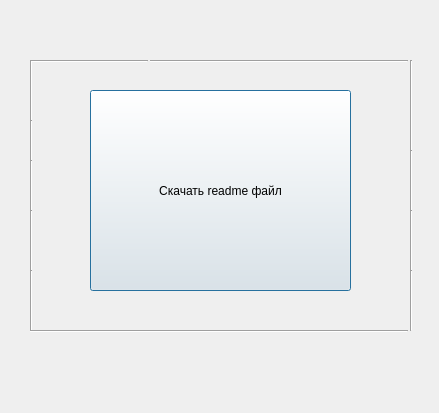
<?xml version="1.0" encoding="UTF-8"?>
<ui version="4.0">
 <class>Instruction</class>
 <widget class="QDialog" name="Instruction">
  <property name="geometry">
   <rect>
    <x>0</x>
    <y>0</y>
    <width>439</width>
    <height>413</height>
   </rect>
  </property>
  <property name="windowTitle">
   <string>Dialog</string>
  </property>
  <widget class="QPushButton" name="btndwnldinstruct">
   <property name="geometry">
    <rect>
     <x>90</x>
     <y>90</y>
     <width>261</width>
     <height>201</height>
    </rect>
   </property>
   <property name="text">
    <string>Скачать readme файл</string>
   </property>
  </widget>
  <widget class="Line" name="line">
   <property name="geometry">
    <rect>
     <x>150</x>
     <y>60</y>
     <width>118</width>
     <height>3</height>
    </rect>
   </property>
   <property name="orientation">
    <enum>Qt::Horizontal</enum>
   </property>
  </widget>
  <widget class="Line" name="line_2">
   <property name="geometry">
    <rect>
     <x>30</x>
     <y>60</y>
     <width>118</width>
     <height>3</height>
    </rect>
   </property>
   <property name="orientation">
    <enum>Qt::Horizontal</enum>
   </property>
  </widget>
  <widget class="Line" name="line_3">
   <property name="geometry">
    <rect>
     <x>260</x>
     <y>60</y>
     <width>118</width>
     <height>3</height>
    </rect>
   </property>
   <property name="orientation">
    <enum>Qt::Horizontal</enum>
   </property>
  </widget>
  <widget class="Line" name="line_4">
   <property name="geometry">
    <rect>
     <x>30</x>
     <y>60</y>
     <width>3</width>
     <height>61</height>
    </rect>
   </property>
   <property name="orientation">
    <enum>Qt::Vertical</enum>
   </property>
  </widget>
  <widget class="Line" name="line_5">
   <property name="geometry">
    <rect>
     <x>30</x>
     <y>120</y>
     <width>3</width>
     <height>61</height>
    </rect>
   </property>
   <property name="orientation">
    <enum>Qt::Vertical</enum>
   </property>
  </widget>
  <widget class="Line" name="line_6">
   <property name="geometry">
    <rect>
     <x>30</x>
     <y>160</y>
     <width>3</width>
     <height>61</height>
    </rect>
   </property>
   <property name="orientation">
    <enum>Qt::Vertical</enum>
   </property>
  </widget>
  <widget class="Line" name="line_7">
   <property name="geometry">
    <rect>
     <x>30</x>
     <y>210</y>
     <width>3</width>
     <height>61</height>
    </rect>
   </property>
   <property name="orientation">
    <enum>Qt::Vertical</enum>
   </property>
  </widget>
  <widget class="Line" name="line_8">
   <property name="geometry">
    <rect>
     <x>30</x>
     <y>270</y>
     <width>3</width>
     <height>61</height>
    </rect>
   </property>
   <property name="orientation">
    <enum>Qt::Vertical</enum>
   </property>
  </widget>
  <widget class="Line" name="line_9">
   <property name="geometry">
    <rect>
     <x>30</x>
     <y>330</y>
     <width>118</width>
     <height>3</height>
    </rect>
   </property>
   <property name="orientation">
    <enum>Qt::Horizontal</enum>
   </property>
  </widget>
  <widget class="Line" name="line_10">
   <property name="geometry">
    <rect>
     <x>130</x>
     <y>330</y>
     <width>118</width>
     <height>3</height>
    </rect>
   </property>
   <property name="orientation">
    <enum>Qt::Horizontal</enum>
   </property>
  </widget>
  <widget class="Line" name="line_11">
   <property name="geometry">
    <rect>
     <x>240</x>
     <y>330</y>
     <width>118</width>
     <height>3</height>
    </rect>
   </property>
   <property name="orientation">
    <enum>Qt::Horizontal</enum>
   </property>
  </widget>
  <widget class="Line" name="line_12">
   <property name="geometry">
    <rect>
     <x>290</x>
     <y>330</y>
     <width>118</width>
     <height>3</height>
    </rect>
   </property>
   <property name="orientation">
    <enum>Qt::Horizontal</enum>
   </property>
  </widget>
  <widget class="Line" name="line_13">
   <property name="geometry">
    <rect>
     <x>410</x>
     <y>270</y>
     <width>3</width>
     <height>61</height>
    </rect>
   </property>
   <property name="orientation">
    <enum>Qt::Vertical</enum>
   </property>
  </widget>
  <widget class="Line" name="line_14">
   <property name="geometry">
    <rect>
     <x>410</x>
     <y>210</y>
     <width>3</width>
     <height>61</height>
    </rect>
   </property>
   <property name="orientation">
    <enum>Qt::Vertical</enum>
   </property>
  </widget>
  <widget class="Line" name="line_15">
   <property name="geometry">
    <rect>
     <x>410</x>
     <y>150</y>
     <width>3</width>
     <height>61</height>
    </rect>
   </property>
   <property name="orientation">
    <enum>Qt::Vertical</enum>
   </property>
  </widget>
  <widget class="Line" name="line_16">
   <property name="geometry">
    <rect>
     <x>410</x>
     <y>90</y>
     <width>3</width>
     <height>61</height>
    </rect>
   </property>
   <property name="orientation">
    <enum>Qt::Vertical</enum>
   </property>
  </widget>
  <widget class="Line" name="line_17">
   <property name="geometry">
    <rect>
     <x>410</x>
     <y>60</y>
     <width>3</width>
     <height>61</height>
    </rect>
   </property>
   <property name="orientation">
    <enum>Qt::Vertical</enum>
   </property>
  </widget>
  <widget class="Line" name="line_18">
   <property name="geometry">
    <rect>
     <x>290</x>
     <y>60</y>
     <width>118</width>
     <height>3</height>
    </rect>
   </property>
   <property name="orientation">
    <enum>Qt::Horizontal</enum>
   </property>
  </widget>
 </widget>
 <resources/>
 <connections/>
</ui>
